Frame 1 (no input): blank canvas, image omitted
Frame 60 (no input): blank canvas, image omitted
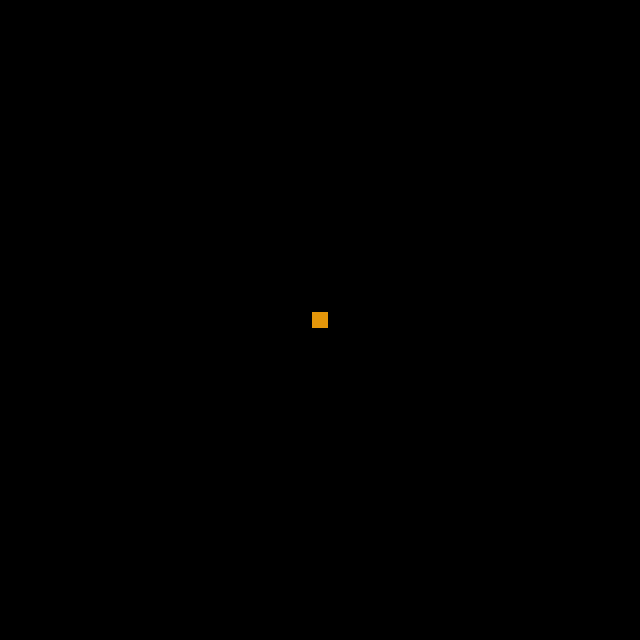
Frame 120 (the mouse pressed at the canvas centre since frame 60)

The p5.js sketch whose frames 1 and 60 were blank and that drew this single picture after the mouse press (run headless with seeded random() and noise() and a simulated clock; from frame 60 on, the mouse is pressed at the canvas centre):

// p5.js sketch
// ── sketch.js
let boxes = [];

function setup() {
  createCanvas(640, 640);
}

function draw() {
  background(0);

  if (mouseIsPressed) {
    let b = new Box(mouseX, mouseY);
    boxes.push(b);
  }

  for(let i = 0; i < boxes.length; i++) {
    boxes[i].display();
  }
}

// ── box.js
class Box {
  constructor(x, y) {
    this.x = x;
    this.y = y;
    this.w = 16;
    this.h = 16;
  }

  display() {
    rectMode(CENTER);
    // fill(127);
    // stroke(200);
    // strokeWeight(2);

    noStroke();
    colorMode(RGB, 255, 255, 255, 255);
    fill(map(this.x, 0, 640, 200, 255), map(this.y, 0, 640, 100, 200), 10, this.lifespan);

    rect(this.x, this.y, this.w, this.h);
  }
}
